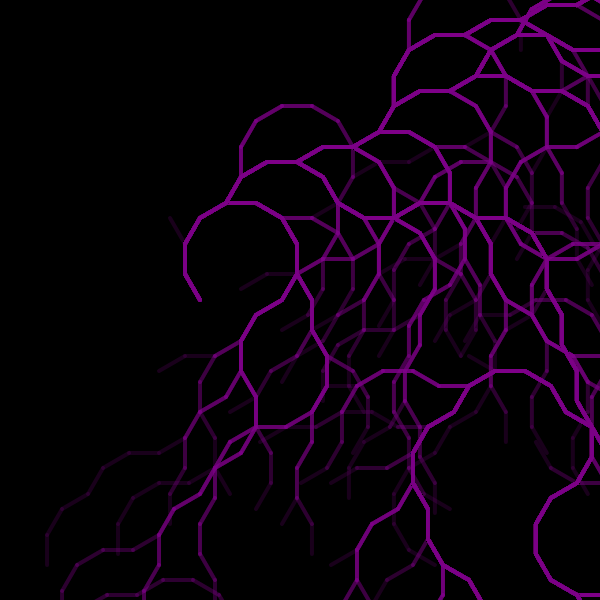
Frame 1 (no input)
Frame 60 (no input): identical to frame 1, image omitted
Frame 120 (the mouse pressed at the canvas centre since frame 60): identical to frame 1, image omitted

The p5.js sketch that drew this single still picture (run headless with seeded random() and noise() and a simulated clock; from frame 60 on, the mouse is pressed at the canvas centre):

// p5.js sketch
// ── sketch.js
function setup(){
    createCanvas(600,600)
    background(0)

    len = 30
    a = PI/6

    for (i =1 ; i <1000; ++i){
    
        s = new Array()
        
        m = i
        do {
            s.push(m)
            m=collatz(m)
        } while(m!= 1)
        s.push(1)
        s.reverse()


    

        resetMatrix()
        translate(width/3, height/2)

        for (j =0 ; j < s.length ; j++){
            value = s[j]
            if(value%2 == 0) rotate (a) 
            else rotate(-a)

            strokeWeight(4)
            stroke(130,0,140,50)
            line (0,0,0,-len)
            translate(0, -len)

        }

    }

    console.log("Finished")
    

}

function draw(){}


function collatz(n){
    if(n%2 ==0){
        return n/2
    } else {
        return (3 * n + 1)/2
    }
}
